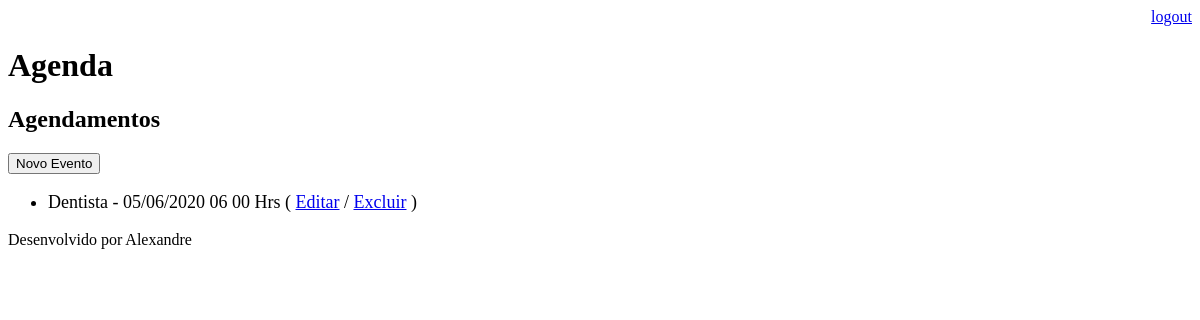
Page /agenda/ (signed in) on the earlier database version.
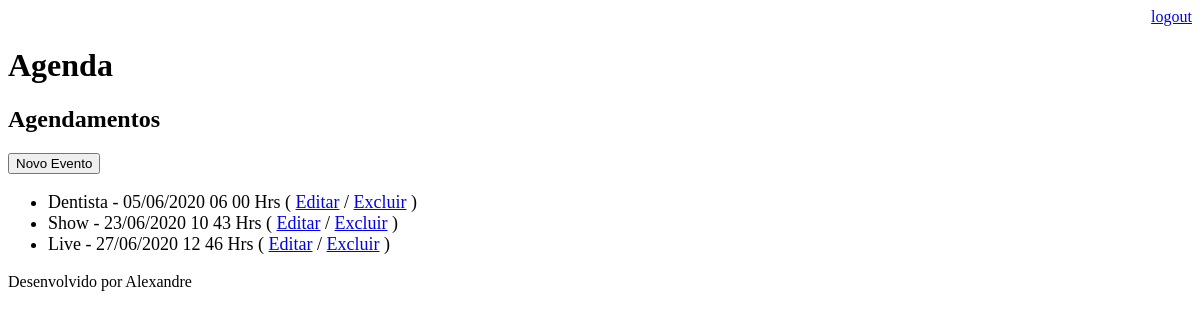
Same page on the later database version.
### core/models.py (models this page shows, shortened)
class Evento(models.Model):
    titulo = models.CharField(max_length=100)
    descricao = models.TextField(blank=True, null=True)
    data_evento = models.DateTimeField(verbose_name='Data do Evento')
    data_criacao = models.DateTimeField(auto_now=True)
    usuario = models.ForeignKey(User, on_delete=models.CASCADE)
    class Meta:
        db_table = 'evento'
    def get_data_evento(self):
        return self.data_evento.strftime('%d/%m/%Y %H %M Hrs')

### core/views.py (the view)
# urls.py: path('agenda/', views.lista_eventos),
@login_required(login_url='/login/')
def lista_eventos(request):
    usuario = request.user
    evento = Evento.objects.filter(usuario=usuario)
    dados = {'eventos':evento}
    return render(request, 'agenda.html', dados)

### templates/agenda.html
{% extends "model-page.html" %}
{% block content %}
    <h2>Agendamentos</h2>
    <a href="evento/">
        <button type="button">Novo Evento</button>
    </a>
    <ul style="font-size: 18px">
        {% for evento in eventos %}
            <li>
                {{ evento.titulo }} - {{ evento.get_data_evento }}
                ( <a href="evento/?id={{ evento.id }}">Editar</a>
                / <a href="evento/delete/{{ evento.id }}/">Excluir</a> )
            </li>
        {% endfor %}
    </ul>
{% endblock %}

### templates/model-page.html
<!DOCTYPE html>
<html lang="en">
<head>
    {% include "model-header.html" %}
</head>
<body>
    {% block content %} {% endblock %}
    {% include "model-footer.html" %}
</body>
</html>

### templates/model-header.html (shortened to what this page needs)
    <div align="right">
        <a href="/logout">logout</a>
    </div>
    <h1>Agenda</h1>

### templates/model-footer.html
<p>Desenvolvido por Alexandre</p>

Differences in the rows shown:
added Evento: titulo "Show", get_data_evento "23/06/2020 10 43 Hrs"
added Evento: titulo "Live", get_data_evento "27/06/2020 12 46 Hrs"
